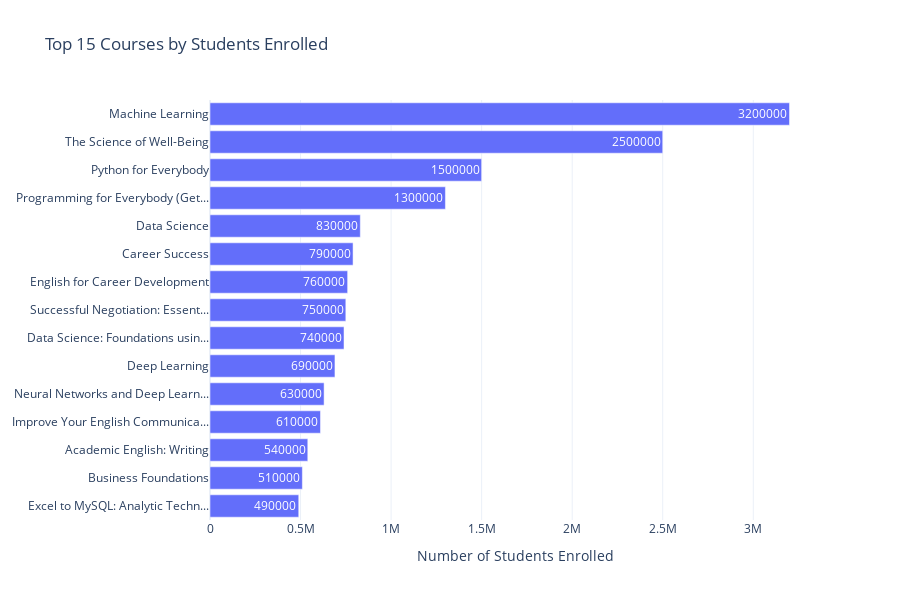

Notebook code for this chart:
### Code cell
# checking the top 15 courses by the number of students enrolled
top_courses = (
    df[["course_title", "course_students_enrolled"]]
    .sort_values(by="course_students_enrolled", ascending=False)
    .head(15)
)

# Limit course title to 30 characters and add '...' at the end
top_courses["course_title"] = top_courses["course_title"].apply(
    lambda x: x[:30] + "..." if len(x) > 30 else x
)

# сreate a horizontal bar chart using Plotly Express
fig = px.bar(
    top_courses,
    y="course_title",
    x="course_students_enrolled",
    title="Top 15 Courses by Students Enrolled",
    text="course_students_enrolled",
    template="plotly_white",
)

# customize the layout for better readability
fig.update_layout(
    xaxis_title="Number of Students Enrolled",
    yaxis_title=None,  # no title for the y axis (course names are self-explanatory)
    showlegend=False,
    yaxis=dict(autorange="reversed"),
    height=600,
)

fig.show()

### Figure 1 — Plotly figure (JSON) as saved in the notebook; plotly's stock layout.template omitted (floating-point values rounded to 4 significant figures)
{"data": [{"alignmentgroup": "True", "hovertemplate": "course_students_enrolled=%{text}<br>course_title=%{y}<extra></extra>", "legendgroup": "", "marker": {"color": "#636efa", "pattern": {"shape": ""}}, "name": "", "offsetgroup": "", "orientation": "h", "showlegend": false, "text": [3200000, 2500000, 1500000, 1300000, 830000, 790000, 760000, 750000, 740000, 690000, 630000, 610000, 540000, 510000, 490000], "textposition": "auto", "type": "bar", "x": [3200000, 2500000, 1500000, 1300000, 830000, 790000, 760000, 750000, 740000, 690000, 630000, 610000, 540000, 510000, 490000], "xaxis": "x", "y": ["Machine Learning", "The Science of Well-Being", "Python for Everybody", "Programming for Everybody (Get...", "Data Science", "Career Success", "English for Career Development", "Successful Negotiation: Essent...", "Data Science: Foundations usin...", "Deep Learning", "Neural Networks and Deep Learn...", "Improve Your English Communica...", "Academic English: Writing", "Business Foundations", "Excel to MySQL: Analytic Techn..."], "yaxis": "y"}], "layout": {"barmode": "relative", "height": 600, "legend": {"tracegroupgap": 0}, "showlegend": false, "title": {"text": "Top 15 Courses by Students Enrolled"}, "xaxis": {"anchor": "y", "domain": [0, 1], "title": {"text": "Number of Students Enrolled"}}, "yaxis": {"anchor": "x", "autorange": "reversed", "domain": [0, 1], "title": {}}}}
